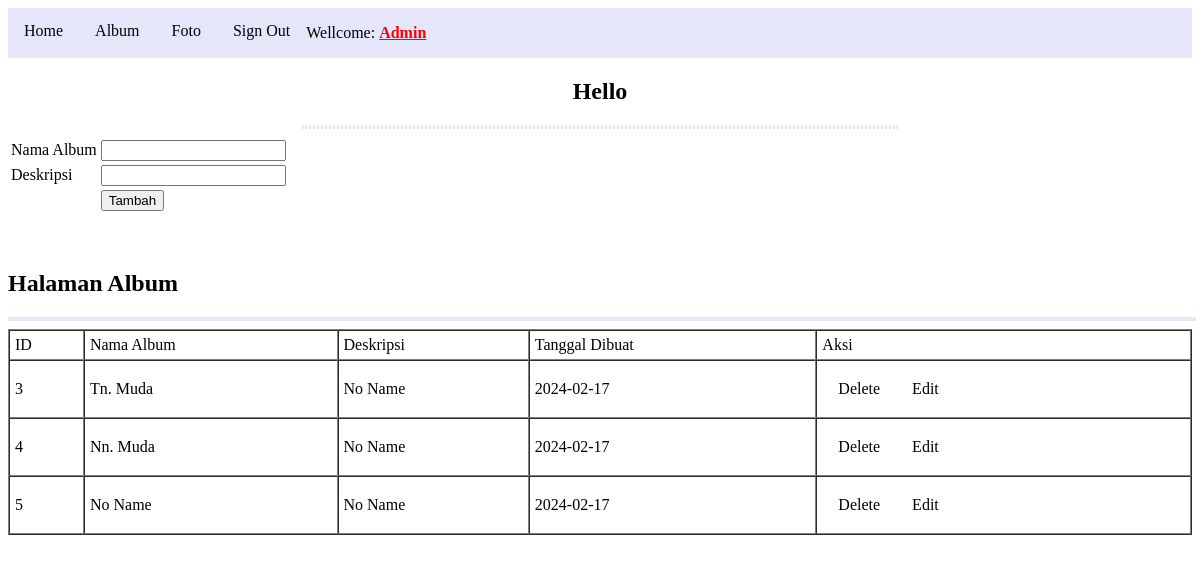
Screenshot of /album.php (signed in) with the database file from the repository.
### tables this page shows
CREATE TABLE `album` (
  `AlbumID` int(11) NOT NULL,
  `NamaAlbum` varchar(255) NOT NULL,
  `Deskripsi` text NOT NULL,
  `TanggalDibuat` date NOT NULL,
  `UserID` int(11) NOT NULL
);

### album.php (the view, shortened to what this page needs)
<!DOCTYPE html>
<html lang="en">
<head>
    <link rel="stylesheet" href="style.css">
</head>
<body>
    <header>
        <nav>
            <a href="index.php">Home</a>
            <a href="album.php">Album</a>
            <a href="foto.php">Foto</a>
            <a href="logout.php">Sign Out</a>
            <p>Wellcome: <b style="text-decoration: underline; color: red;"><?=$_SESSION['NamaLengkap']?></b></p>
        </nav>
    </header>
    <marquee behavior="" direction="right">
        <center><h2>Hello</h2></center>
        <hr style="width: 50%; border: 2px dotted lavender">
    </marquee>
    <form action="tambah-album.php" method="post">
        <table>
            <tr>
                <td>Nama Album</td>
                <td><input type="text" name="NamaAlbum" id="NamaAlbum" required></td>
            </tr>
            <tr>
                <td>Deskripsi</td>
                <td><input type="text" name="Deskripsi" id="Deskripsi" required></td>
            </tr>
            <tr>
                <td></td>
                <td><input type="submit" value="Tambah"></td>
            </tr>
        </table>
    </form>
    <br><br>
    <h2>Halaman Album</h2>
    <hr  style="width: 100%; border: 2px solid lavender">
    <table width="100%" border="1" cellpadding="5" cellspacing="0">
        <tr>
            <td>ID</td>
            <td>Nama Album</td>
            <td>Deskripsi</td>
            <td>Tanggal Dibuat</td>
            <td>Aksi</td>
        </tr>
            <?php
                include "koneksi.php";
                $UserID=$_SESSION['UserID'];
                $sql=mysqli_query($conn, "SELECT * FROM album WHERE UserID='$UserID'");
                while($data=mysqli_fetch_array($sql)) {
            ?>
        <tr>
            <td><?=$data['AlbumID']?></td>
            <td><?=$data['NamaAlbum']?></td>
            <td><?=$data['Deskripsi']?></td>
            <td><?=$data['TanggalDibuat']?></td>
            <td>
                <a href="hapus-album.php?AlbumID=<?=$data['AlbumID']?>">Delete</a>
                <a href="edit-album.php?AlbumID=<?=$data['AlbumID']?>">Edit</a>
            </td>
        </tr>
        <?php
            }
        ?>
    </table>
</body>
</html>

### style.css (style rules this page uses)
nav { list-style: none; margin: 0; padding: 0; overflow: hidden; background-color: lavender; }
a { float: left; display: block; color: black; text-align: center; padding: 14px 16px; text-decoration: none; }

### rows the page displays
album: AlbumID "3", NamaAlbum "Tn. Muda", Deskripsi "No Name", TanggalDibuat "2024-02-17"
album: AlbumID "4", NamaAlbum "Nn. Muda", Deskripsi "No Name", TanggalDibuat "2024-02-17"
album: AlbumID "5", NamaAlbum "No Name", Deskripsi "No Name", TanggalDibuat "2024-02-17"

### other values shown
$_SESSION['NamaLengkap'] "Admin"
